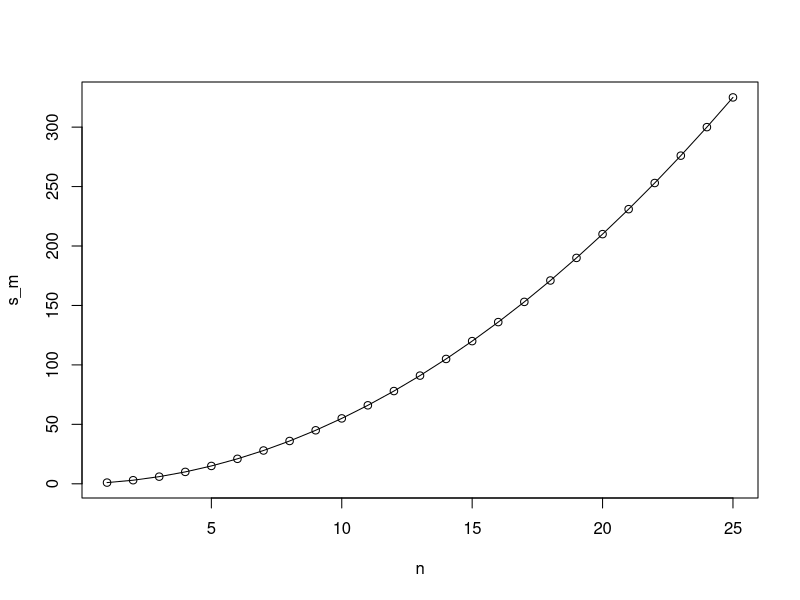

This chart was generated by the following R code:
compute_s_n <- function(n){
  x <- 1:n; 
  sum(x)
}

compute_s_n(100)

m<-25
s_m <- vector(length = m)
for(n in 1:m){
  s_m[n] <- compute_s_n(n)
}
s_m
n <- 1:m
plot(n, s_m)
lines(n, n*(n+1)/2)
